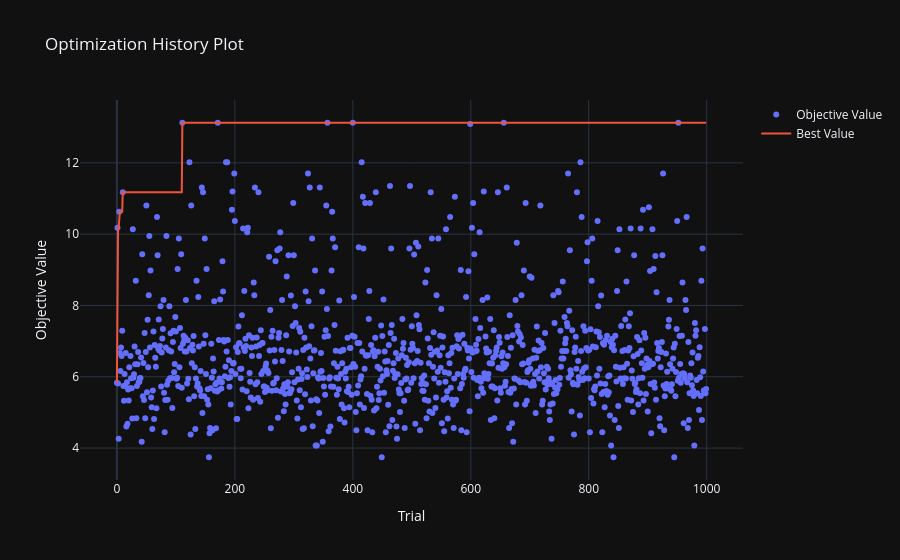

Notebook source saved alongside this figure:
### Markdown cell above
From the slice plot can notice a few things...

- adx_threshold is doesnt matter when its under 10.  Im going to remove it.
- atr_multiplier is interesting, since around 2.5 seems like its performance is very consistent, which I think is preferred in this case.  will increase the min search space from 1 to 1.5
- ce_low_length is interesting, around 7 the values seem very consistent which is also preferred .  I'll keep the min at 1 and lower the max down to 15.

Generally there aren't major correlations, but can generally see where there might be better results.  The slice plot does slightly agree with the most hyperparameter importance, since these are the only values that so some sort of correlation to sortino ratio.


NOTE:  Removed atr_length and ce_high_length from the slice plot, since they have very little correlation to sortino ratio.

### Code cell
fig3 = optuna.visualization.plot_optimization_history(study)
show(fig3)

### Figure 1 — Plotly figure (JSON) as saved in the notebook; plotly's stock layout.template omitted (floating-point values rounded to 4 significant figures; data arrays with more than 128 entries replaced by an {"elided": "..."} marker saying what was removed)
{"data": [{"mode": "markers", "name": "Objective Value", "x": {"elided": "1000 int values"}, "y": {"elided": "1000 float values"}, "type": "scatter"}, {"mode": "lines", "name": "Best Value", "x": {"elided": "1000 int values"}, "y": {"elided": "1000 float values"}, "type": "scatter"}, {"marker": {"color": "#cccccc"}, "mode": "markers", "name": "Infeasible Trial", "showlegend": false, "x": [], "y": [], "type": "scatter"}], "layout": {"title": {"text": "Optimization History Plot"}, "xaxis": {"title": {"text": "Trial"}}, "yaxis": {"title": {"text": "Objective Value"}}}}
